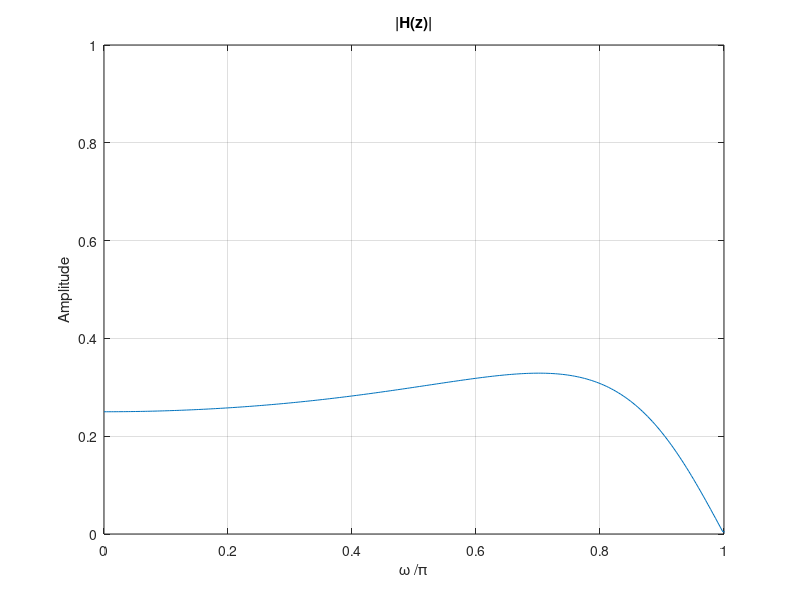

MATLAB code to generate this figure:
% Program Q4_21
clear;

w = 0:2*pi/511:2*pi;
num1 = [1.5 1.5];
den1 = [1 5 6];

h1 = freqz(num1, den1, w);

y = abs(h1)
plot(w/pi,y);
axis([0 1 0 1])
grid;
title('|H(z)|');
xlabel('\omega /\pi');
ylabel('Amplitude');
